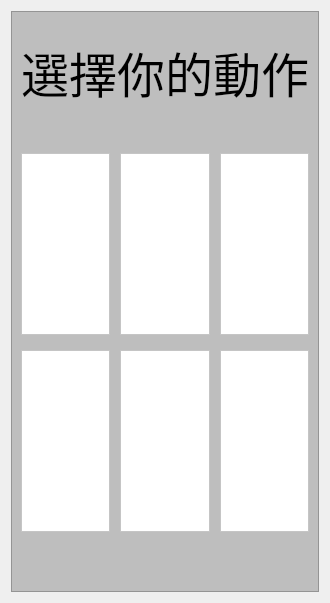
      <widget class="QWidget" name="page_2">
       <layout class="QVBoxLayout" name="verticalLayout_11">
        <item>
         <widget class="QFrame" name="vidFrame">
          <property name="sizePolicy">
           <sizepolicy hsizetype="Preferred" vsizetype="Maximum">
            <horstretch>0</horstretch>
            <verstretch>0</verstretch>
           </sizepolicy>
          </property>
          <property name="styleSheet">
           <string notr="true">background-color:rgba(169,169,169,0.7);</string>
          </property>
          <property name="frameShape">
           <enum>QFrame::StyledPanel</enum>
          </property>
          <property name="frameShadow">
           <enum>QFrame::Raised</enum>
          </property>
          <layout class="QVBoxLayout" name="verticalLayout_19">
           <property name="spacing">
            <number>15</number>
           </property>
           <property name="topMargin">
            <number>25</number>
           </property>
           <property name="bottomMargin">
            <number>9</number>
           </property>
           <item>
            <widget class="QLabel" name="label_18">
             <property name="font">
              <font>
               <family>微軟正黑體</family>
               <pointsize>36</pointsize>
              </font>
             </property>
             <property name="styleSheet">
              <string notr="true">background-color:rgba(169,169,169,0);</string>
             </property>
             <property name="text">
              <string>選擇你的動作</string>
             </property>
             <property name="alignment">
              <set>Qt::AlignCenter</set>
             </property>
            </widget>
           </item>
           <item>
            <layout class="QHBoxLayout" name="horizontalLayout_17">
             <property name="spacing">
              <number>10</number>
             </property>
             <property name="topMargin">
              <number>30</number>
             </property>
             <item>
              <widget class="QFrame" name="frame_6">
               <property name="sizePolicy">
                <sizepolicy hsizetype="Preferred" vsizetype="Maximum">
                 <horstretch>0</horstretch>
                 <verstretch>0</verstretch>
                </sizepolicy>
               </property>
               <property name="styleSheet">
                <string notr="true">background-color: #ffffff;</string>
               </property>
               <property name="frameShape">
                <enum>QFrame::StyledPanel</enum>
               </property>
               <property name="frameShadow">
                <enum>QFrame::Raised</enum>
               </property>
               <layout class="QVBoxLayout" name="verticalLayout_29">
                <property name="spacing">
                 <number>0</number>
                </property>
                <property name="leftMargin">
                 <number>0</number>
                </property>
                <property name="topMargin">
                 <number>0</number>
                </property>
                <property name="rightMargin">
                 <number>0</number>
                </property>
                <property name="bottomMargin">
                 <number>0</number>
                </property>
                <item>
                 <widget class="QPushButton" name="btnVideo1">
                  <property name="minimumSize">
                   <size>
                    <width>0</width>
                    <height>180</height>
                   </size>
                  </property>
                  <property name="autoFillBackground">
                   <bool>false</bool>
                  </property>
                  <property name="styleSheet">
                   <string notr="true">QPushButton
{	
	border-radius:30px;
	border-image:url(D:/酪梨資料夾/大學作業/專題/pyqt/demo/img/mp4_1_prev.jpg) 10 10 10 10;
}
QPushButton:hover
{	
	border:10px solid black;
}
</string>
                  </property>
                  <property name="text">
                   <string/>
                  </property>
                  <property name="flat">
                   <bool>false</bool>
                  </property>
                 </widget>
                </item>
               </layout>
              </widget>
             </item>
             <item>
              <widget class="QFrame" name="frame_7">
               <property name="sizePolicy">
                <sizepolicy hsizetype="Preferred" vsizetype="Maximum">
                 <horstretch>0</horstretch>
                 <verstretch>0</verstretch>
                </sizepolicy>
               </property>
               <property name="styleSheet">
                <string notr="true">background-color: #ffffff;</string>
               </property>
               <property name="frameShape">
                <enum>QFrame::StyledPanel</enum>
               </property>
               <property name="frameShadow">
                <enum>QFrame::Raised</enum>
               </property>
               <layout class="QVBoxLayout" name="verticalLayout_30">
                <property name="spacing">
                 <number>0</number>
                </property>
                <property name="leftMargin">
                 <number>0</number>
                </property>
                <property name="topMargin">
                 <number>0</number>
                </property>
                <property name="rightMargin">
                 <number>0</number>
                </property>
                <property name="bottomMargin">
                 <number>0</number>
                </property>
                <item>
                 <widget class="QPushButton" name="btnVideo2">
                  <property name="minimumSize">
                   <size>
                    <width>0</width>
                    <height>180</height>
                   </size>
                  </property>
                  <property name="autoFillBackground">
                   <bool>false</bool>
                  </property>
                  <property name="styleSheet">
                   <string notr="true">QPushButton
{	
	border-radius:30px;
	border-image:url(D:/酪梨資料夾/大學作業/專題/pyqt/demo/img/mp4_2_prev.jpg) 10 10 10 10;
}
QPushButton:hover
{	
	border:10px solid black;
}
</string>
                  </property>
                  <property name="text">
                   <string/>
                  </property>
                  <property name="flat">
                   <bool>false</bool>
                  </property>
                 </widget>
                </item>
               </layout>
              </widget>
             </item>
             <item>
              <widget class="QFrame" name="frame_4">
               <property name="sizePolicy">
                <sizepolicy hsizetype="Preferred" vsizetype="Maximum">
                 <horstretch>0</horstretch>
                 <verstretch>0</verstretch>
                </sizepolicy>
               </property>
               <property name="styleSheet">
                <string notr="true">background-color: #ffffff;</string>
               </property>
               <property name="frameShape">
                <enum>QFrame::StyledPanel</enum>
               </property>
               <property name="frameShadow">
                <enum>QFrame::Raised</enum>
               </property>
               <layout class="QVBoxLayout" name="verticalLayout_21">
                <property name="spacing">
                 <number>0</number>
                </property>
                <property name="leftMargin">
                 <number>0</number>
                </property>
                <property name="topMargin">
                 <number>0</number>
                </property>
                <property name="rightMargin">
                 <number>0</number>
                </property>
                <property name="bottomMargin">
                 <number>0</number>
                </property>
                <item>
                 <widget class="QPushButton" name="btnVideo3">
                  <property name="minimumSize">
                   <size>
                    <width>0</width>
                    <height>180</height>
                   </size>
                  </property>
                  <property name="autoFillBackground">
                   <bool>false</bool>
                  </property>
                  <property name="styleSheet">
                   <string notr="true">QPushButton
{	
	border-radius:30px;
	border-image:url(D:/酪梨資料夾/大學作業/專題/pyqt/demo/img/mp4_3_prev.jpg) 10 10 10 10;
}
QPushButton:hover
{	
	border:10px solid black;
}
</string>
                  </property>
                  <property name="text">
                   <string/>
                  </property>
                  <property name="flat">
                   <bool>false</bool>
                  </property>
                 </widget>
                </item>
               </layout>
              </widget>
             </item>
            </layout>
           </item>
           <item>
            <layout class="QHBoxLayout" name="horizontalLayout_19">
             <property name="spacing">
              <number>10</number>
             </property>
             <property name="bottomMargin">
              <number>50</number>
             </property>
             <item>
              <widget class="QFrame" name="frame_8">
               <property name="sizePolicy">
                <sizepolicy hsizetype="Preferred" vsizetype="Maximum">
                 <horstretch>0</horstretch>
                 <verstretch>0</verstretch>
                </sizepolicy>
               </property>
               <property name="styleSheet">
                <string notr="true">background-color: #ffffff;</string>
               </property>
               <property name="frameShape">
                <enum>QFrame::StyledPanel</enum>
               </property>
               <property name="frameShadow">
                <enum>QFrame::Raised</enum>
               </property>
               <layout class="QVBoxLayout" name="verticalLayout_31">
                <property name="spacing">
                 <number>0</number>
                </property>
                <property name="leftMargin">
                 <number>0</number>
                </property>
                <property name="topMargin">
                 <number>0</number>
                </property>
                <property name="rightMargin">
                 <number>0</number>
                </property>
                <property name="bottomMargin">
                 <number>0</number>
                </property>
                <item>
                 <widget class="QPushButton" name="btnVideo4">
                  <property name="minimumSize">
                   <size>
                    <width>0</width>
                    <height>180</height>
                   </size>
                  </property>
                  <property name="autoFillBackground">
                   <bool>false</bool>
                  </property>
                  <property name="styleSheet">
                   <string notr="true">QPushButton
{	
	border-radius:30px;
	border-image:url(D:/酪梨資料夾/大學作業/專題/pyqt/demo/img/mp4_4_prev.jpg) 10 10 10 10;
}
QPushButton:hover
{	
	border:10px solid black;
}
</string>
                  </property>
                  <property name="text">
                   <string/>
                  </property>
                  <property name="flat">
                   <bool>false</bool>
                  </property>
                 </widget>
                </item>
               </layout>
              </widget>
             </item>
             <item>
              <widget class="QFrame" name="frame_5">
               <property name="sizePolicy">
                <sizepolicy hsizetype="Preferred" vsizetype="Maximum">
                 <horstretch>0</horstretch>
                 <verstretch>0</verstretch>
                </sizepolicy>
               </property>
               <property name="styleSheet">
                <string notr="true">background-color: #ffffff;</string>
               </property>
               <property name="frameShape">
                <enum>QFrame::StyledPanel</enum>
               </property>
               <property name="frameShadow">
                <enum>QFrame::Raised</enum>
               </property>
               <layout class="QVBoxLayout" name="verticalLayout_28">
                <property name="spacing">
                 <number>0</number>
                </property>
                <property name="leftMargin">
                 <number>0</number>
                </property>
                <property name="topMargin">
                 <number>0</number>
                </property>
                <property name="rightMargin">
                 <number>0</number>
                </property>
                <property name="bottomMargin">
                 <number>0</number>
                </property>
                <item>
                 <widget class="QPushButton" name="btnVideo5">
                  <property name="minimumSize">
                   <size>
                    <width>0</width>
                    <height>180</height>
                   </size>
                  </property>
                  <property name="autoFillBackground">
                   <bool>false</bool>
                  </property>
                  <property name="styleSheet">
                   <string notr="true">QPushButton
{	
	border-radius:30px;
	border-image:url(D:/酪梨資料夾/大學作業/專題/pyqt/demo/img/mp4_5_prev.jpg) 10 10 10 10;
}
QPushButton:hover
{	
	border:10px solid black;
}
</string>
                  </property>
                  <property name="text">
                   <string/>
                  </property>
                  <property name="flat">
                   <bool>false</bool>
                  </property>
                 </widget>
                </item>
               </layout>
              </widget>
             </item>
             <item>
              <widget class="QFrame" name="frame_9">
               <property name="sizePolicy">
                <sizepolicy hsizetype="Preferred" vsizetype="Maximum">
                 <horstretch>0</horstretch>
                 <verstretch>0</verstretch>
                </sizepolicy>
               </property>
               <property name="styleSheet">
                <string notr="true">background-color: #ffffff;</string>
               </property>
               <property name="frameShape">
                <enum>QFrame::StyledPanel</enum>
               </property>
               <property name="frameShadow">
                <enum>QFrame::Raised</enum>
               </property>
               <layout class="QVBoxLayout" name="verticalLayout_32">
                <property name="spacing">
                 <number>0</number>
                </property>
                <property name="leftMargin">
                 <number>0</number>
                </property>
                <property name="topMargin">
                 <number>0</number>
                </property>
                <property name="rightMargin">
                 <number>0</number>
                </property>
                <property name="bottomMargin">
                 <number>0</number>
                </property>
                <item>
                 <widget class="QPushButton" name="btnVideo6">
                  <property name="minimumSize">
                   <size>
                    <width>0</width>
                    <height>180</height>
                   </size>
                  </property>
                  <property name="autoFillBackground">
                   <bool>false</bool>
                  </property>
                  <property name="styleSheet">
                   <string notr="true">QPushButton
{	
	border-radius:30px;
	border-image:url(D:/酪梨資料夾/大學作業/專題/pyqt/demo/img/mp4_6_prev.jpg) 10 10 10 10;
}
QPushButton:hover
{	
	border:10px solid black;
}
</string>
                  </property>
                  <property name="text">
                   <string/>
                  </property>
                  <property name="flat">
                   <bool>false</bool>
                  </property>
                 </widget>
                </item>
               </layout>
              </widget>
             </item>
            </layout>
           </item>
          </layout>
         </widget>
        </item>
       </layout>
      </widget>
